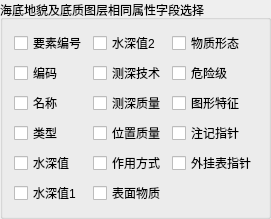
              <widget class="QGroupBox" name="groupBox_G_Field">
               <property name="minimumSize">
                <size>
                 <width>0</width>
                 <height>0</height>
                </size>
               </property>
               <property name="maximumSize">
                <size>
                 <width>16777215</width>
                 <height>16777215</height>
                </size>
               </property>
               <property name="title">
                <string>海底地貌及底质图层相同属性字段选择</string>
               </property>
               <layout class="QGridLayout" name="gridLayout_13">
                <item row="0" column="1">
                 <widget class="QCheckBox" name="checkBox_ShuiShenZhi2_G">
                  <property name="text">
                   <string>水深值2</string>
                  </property>
                 </widget>
                </item>
                <item row="3" column="0">
                 <widget class="QCheckBox" name="checkBox_LeiXing_G">
                  <property name="text">
                   <string>类型</string>
                  </property>
                 </widget>
                </item>
                <item row="2" column="0">
                 <widget class="QCheckBox" name="checkBox_MingCheng_G">
                  <property name="text">
                   <string>名称</string>
                  </property>
                 </widget>
                </item>
                <item row="3" column="1">
                 <widget class="QCheckBox" name="checkBox_WeiZhiZhiLiang_G">
                  <property name="text">
                   <string>位置质量</string>
                  </property>
                 </widget>
                </item>
                <item row="5" column="1">
                 <widget class="QCheckBox" name="checkBox_BiaoMianWuZhi_G">
                  <property name="text">
                   <string>表面物质</string>
                  </property>
                 </widget>
                </item>
                <item row="0" column="0">
                 <widget class="QCheckBox" name="checkBox_YaoSuBianHao_G">
                  <property name="text">
                   <string>要素编号</string>
                  </property>
                 </widget>
                </item>
                <item row="1" column="2">
                 <widget class="QCheckBox" name="checkBox_WeiXianJi_G">
                  <property name="text">
                   <string>危险级</string>
                  </property>
                 </widget>
                </item>
                <item row="1" column="0">
                 <widget class="QCheckBox" name="checkBox_BianMa_G">
                  <property name="text">
                   <string>编码</string>
                  </property>
                 </widget>
                </item>
                <item row="0" column="2">
                 <widget class="QCheckBox" name="checkBox_WuZhiXingTai_G">
                  <property name="text">
                   <string>物质形态</string>
                  </property>
                 </widget>
                </item>
                <item row="3" column="2">
                 <widget class="QCheckBox" name="checkBox_ZhuJiZhiZhen_G">
                  <property name="text">
                   <string>注记指针</string>
                  </property>
                 </widget>
                </item>
                <item row="2" column="2">
                 <widget class="QCheckBox" name="checkBox_TuXingTeZheng_G">
                  <property name="text">
                   <string>图形特征</string>
                  </property>
                 </widget>
                </item>
                <item row="4" column="1">
                 <widget class="QCheckBox" name="checkBox_ZuoYongFangShi_G">
                  <property name="text">
                   <string>作用方式</string>
                  </property>
                 </widget>
                </item>
                <item row="4" column="0">
                 <widget class="QCheckBox" name="checkBox_ShuiShenZhi_G">
                  <property name="text">
                   <string>水深值</string>
                  </property>
                 </widget>
                </item>
                <item row="4" column="2">
                 <widget class="QCheckBox" name="checkBox_WaiGuaBiaoZhiZhen_G">
                  <property name="text">
                   <string>外挂表指针</string>
                  </property>
                 </widget>
                </item>
                <item row="2" column="1">
                 <widget class="QCheckBox" name="checkBox_CeShenZhiLiang_G">
                  <property name="text">
                   <string>测深质量</string>
                  </property>
                 </widget>
                </item>
                <item row="5" column="0">
                 <widget class="QCheckBox" name="checkBox_ShuiShenZhi1_G">
                  <property name="text">
                   <string>水深值1</string>
                  </property>
                 </widget>
                </item>
                <item row="1" column="1">
                 <widget class="QCheckBox" name="checkBox_CeShenJiShu_G">
                  <property name="text">
                   <string>测深技术</string>
                  </property>
                 </widget>
                </item>
               </layout>
              </widget>
